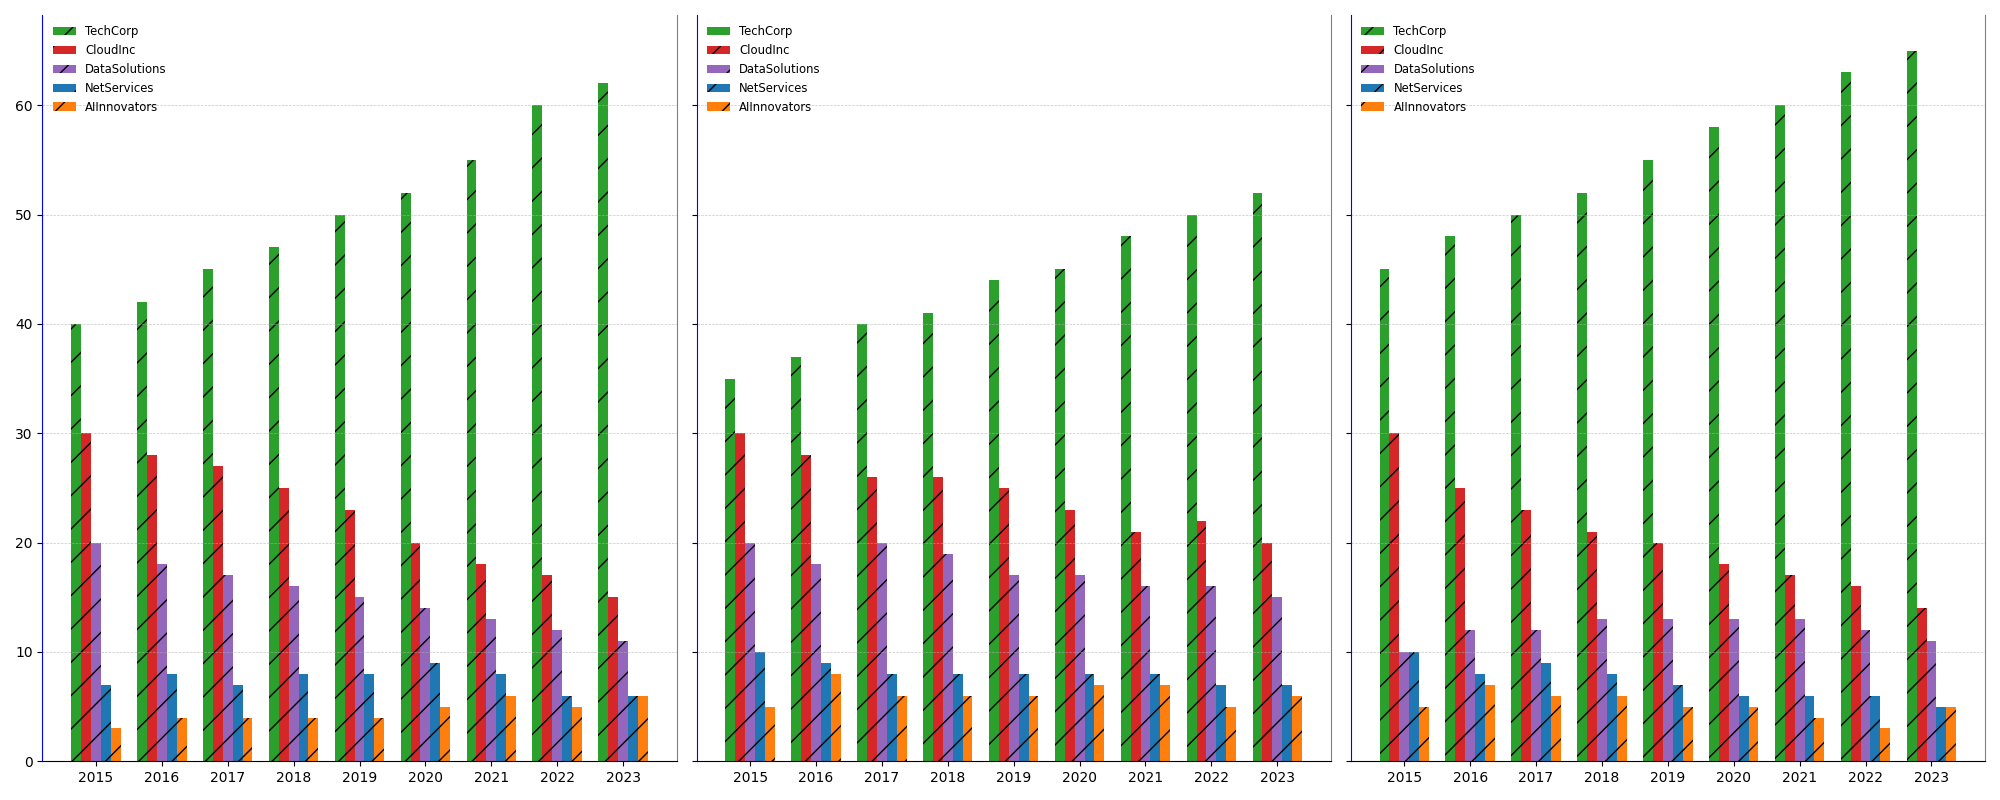

Generate this figure with Python:
import matplotlib.pyplot as plt
import numpy as np

# Define the data
years = np.arange(2015, 2024)
companies = ['TechCorp', 'CloudInc', 'DataSolutions', 'NetServices', 'AIInnovators']

storage_share = np.array([
    [40, 42, 45, 47, 50, 52, 55, 60, 62],
    [30, 28, 27, 25, 23, 20, 18, 17, 15],
    [20, 18, 17, 16, 15, 14, 13, 12, 11],
    [7, 8, 7, 8, 8, 9, 8, 6, 6],
    [3, 4, 4, 4, 4, 5, 6, 5, 6]
])

computing_share = np.array([
    [35, 37, 40, 41, 44, 45, 48, 50, 52],
    [30, 28, 26, 26, 25, 23, 21, 22, 20],
    [20, 18, 20, 19, 17, 17, 16, 16, 15],
    [10, 9, 8, 8, 8, 8, 8, 7, 7],
    [5, 8, 6, 6, 6, 7, 7, 5, 6]
])

ai_services_share = np.array([
    [45, 48, 50, 52, 55, 58, 60, 63, 65],
    [30, 25, 23, 21, 20, 18, 17, 16, 14],
    [10, 12, 12, 13, 13, 13, 13, 12, 11],
    [10, 8, 9, 8, 7, 6, 6, 6, 5],
    [5, 7, 6, 6, 5, 5, 4, 3, 5]
])

fig, axes = plt.subplots(nrows=1, ncols=3, figsize=(20, 8), sharey=True)

colors = ['#2ca02c', '#d62728', '#9467bd', '#1f77b4', '#ff7f0e']

market_share_data = [storage_share, computing_share, ai_services_share]

for ax, data in zip(axes, market_share_data):
    bar_width = 0.15
    x_indexes = np.arange(len(years))
    
    for i in range(len(companies)):
        ax.bar(x_indexes + i * bar_width, data[i], width=bar_width, color=colors[i], linestyle=':', hatch='/')
    
    ax.set_xticks(x_indexes + bar_width * 2)
    ax.set_xticklabels(years)
    ax.grid(axis='y', linestyle='--', linewidth=0.5, alpha=0.7)
    ax.spines['top'].set_visible(False)
    ax.spines['right'].set_color('grey')
    ax.spines['left'].set_color('blue')
    ax.legend(companies, loc='upper left', fontsize='small', frameon=False)

plt.tight_layout()

plt.show()
